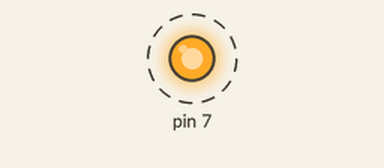
This sketch was run on a simulated Arduino Uno, built with avr-gcc and run on an emulated ATmega328P. Parts: output pins drawn as LEDs (lit = HIGH). Dashed ring = blinking.

Above: at 0.09 s.
Timing chart, 0 to 3.0 s (numbered marks = the images above):
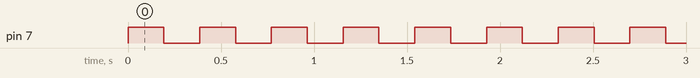

Measured:
- by itself, pin 7: alternates HIGH for 0.19 s and LOW for 0.19 s

The sketch:

R9-EX1.ino
```cpp
int cont =0;
void ConfigTimer0(void)
{
  TCCR0B |= 0b00000101;
  TCCR0A |= 0b00000010;
  OCR0A = 250;
  TIMSK0|=(1<<OCIE0A);
}
void DiableTimer0(void)
{
  TCCR0B = 0;
}

ISR(TIMER0_COMPA_vect) //vetor de interrupção compa
{
  cont++;
  if(cont >= 12)
  {
    PORTD ^=(1<< PD7);
    cont=0;
  }
}
int main(void)
{

  DDRD |= (1<<PD7);
  PORTD |= (1<<PD7);
  ConfigTimer0();
  //DiableTimer0();
  sei();
  while(1)
  {

  }


}
```
